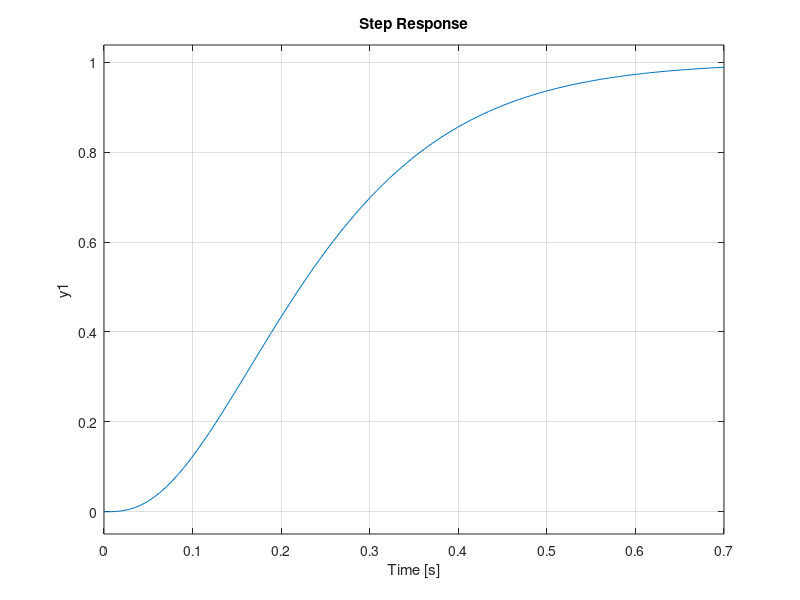
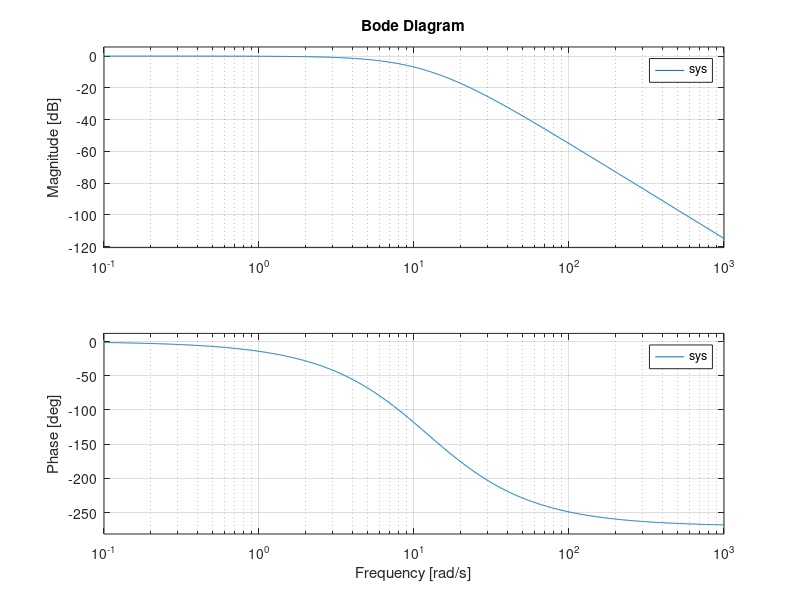

Here is the MATLAB script that generated these plots, in order:

poles = [-12,-15,-10];

Gain = abs(prod(poles));
coeff = -poly(poles);
A = [ 0,1,0; 0,0,1; coeff(4), coeff(3), coeff(2)];
B = [0; 0; Gain];
C = [1,0,0];

sys = ss(A,B,C,0);

figure(1);
step(sys);

figure(2);
bode(sys);